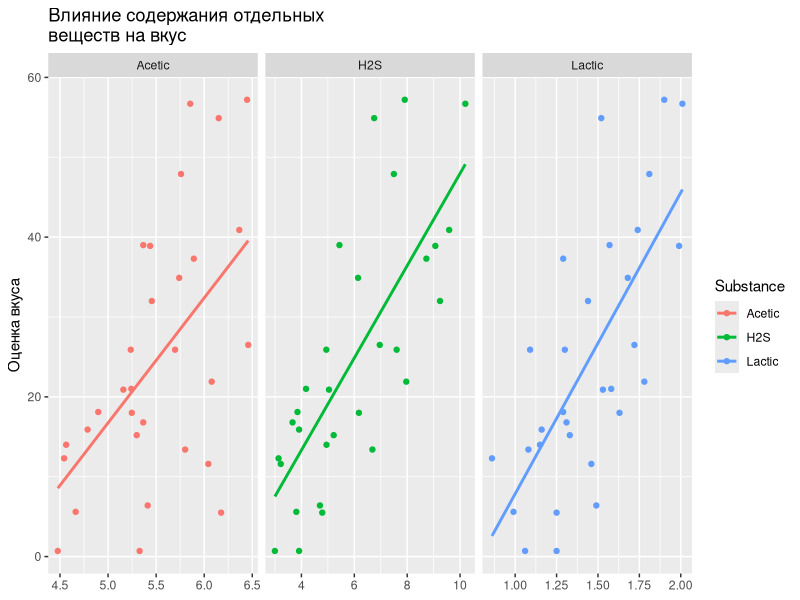
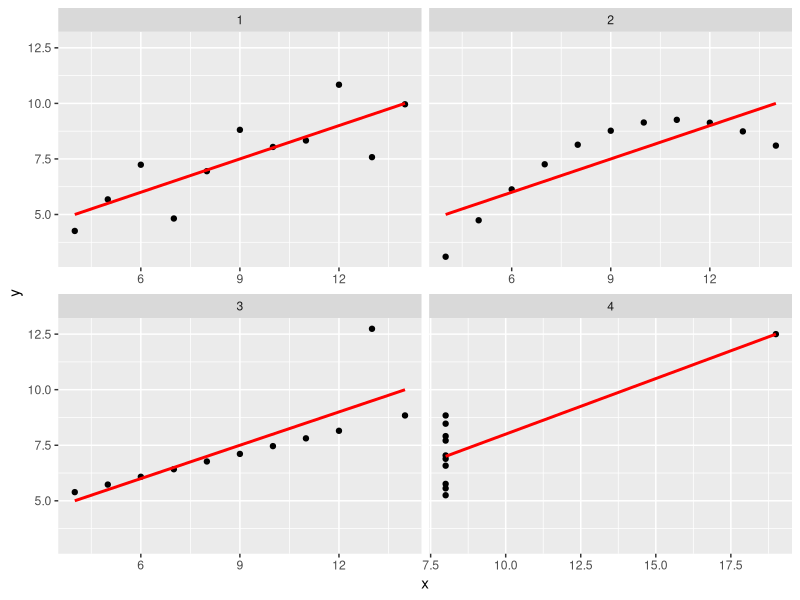
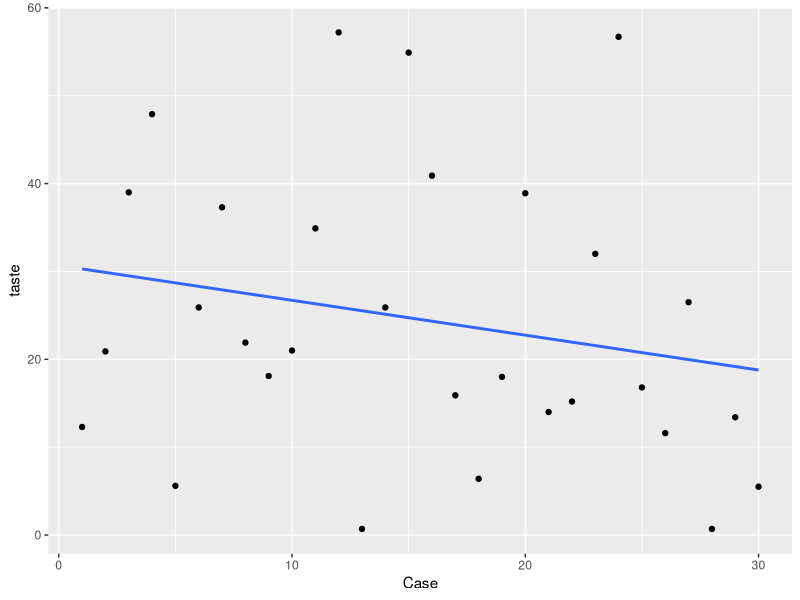
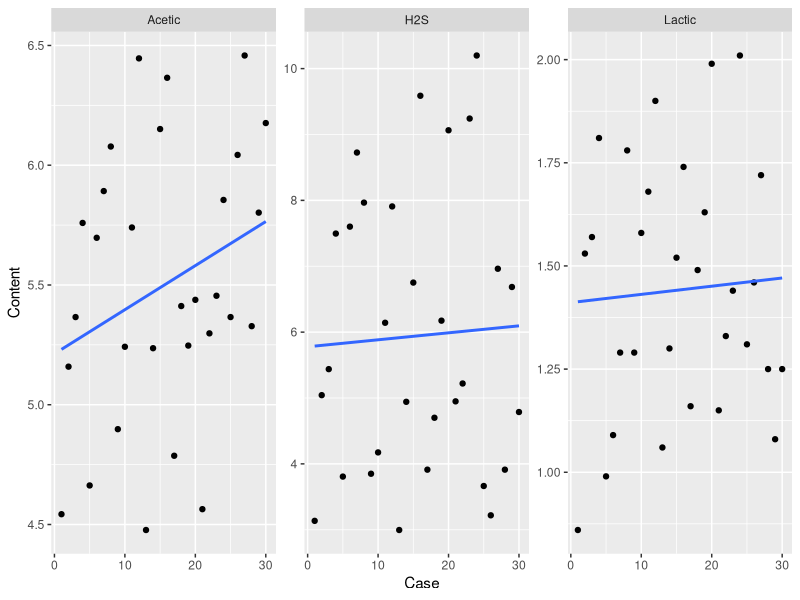
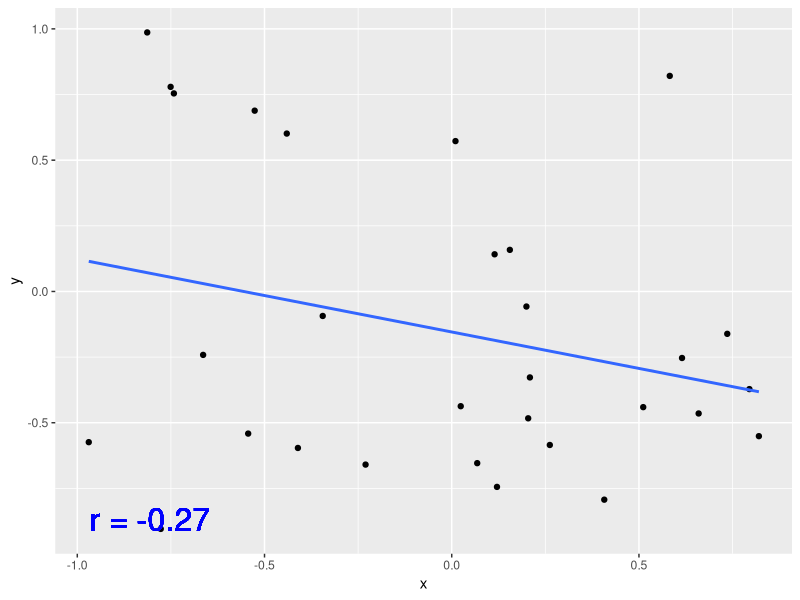
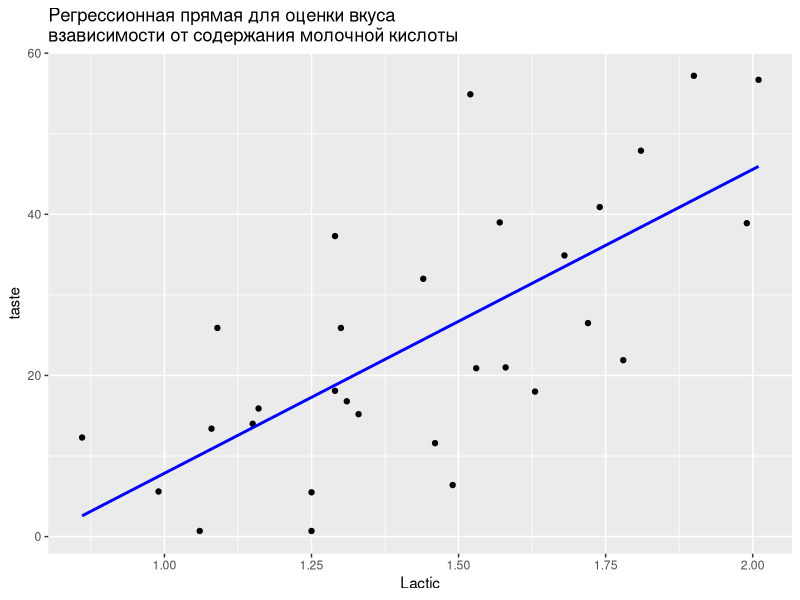
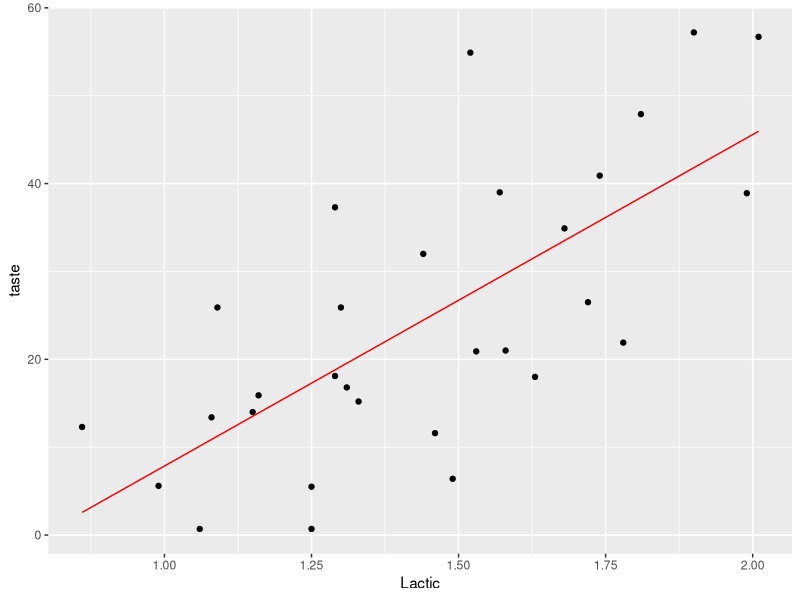
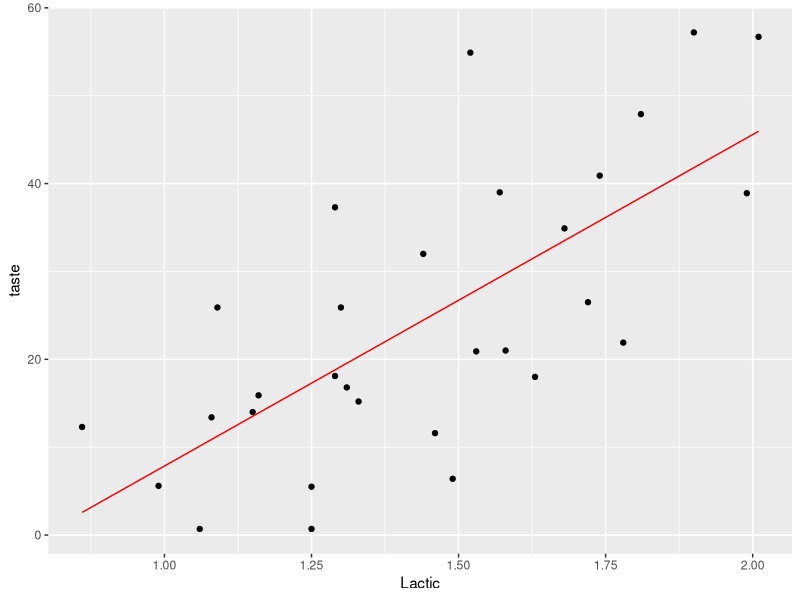

Recreate these plots in R, in order.
## ---- chunk 1
knitr::opts_chunk$set(echo = TRUE, warning = FALSE) 
## ---- chunk 2
suppressMessages(library(readr)) # считывание данных из текстовых файлов
suppressMessages(library(tidyverse)) # манипулирование данными 
suppressMessages(library(ggplot2)) # визуализация 
suppressMessages(library(GGally)) # построение матрицы диаграмм рассеяния 
suppressMessages(library(ggfortify)) # визуализация диагностических графиков
suppressMessages(library(modelr)) # вспомогательные функции для работы с моделями 
## ---- chunk 3
cheese <- read_tsv('data/cheese.txt', skip = 16)

glimpse(cheese) # Структура данных 
summary(cheese) # Описательная статистика + проверка пропущенных значений 
## ---- chunk 4

cheese_tall <- cheese %>% gather(key = 'Substance', value = 'Content',
Acetic:Lactic)

## ---- chunk 5

ggplot(data = cheese_tall, mapping = aes(x = Content, y = taste, color =
Substance)) + geom_point() + geom_smooth(method = 'lm', se = F) + facet_wrap(~
Substance, scales = "free_x") + labs(title = 'Влияние содержания отдельных
веществ на вкус', y = 'Оценка вкуса', x = NULL)

## ---- chunk 6
# Для двух столбцов: 
cor(cheese$taste, cheese$Acetic)

# Для всех столбцов (кроме Case): 
options(digits = 3) # число знаков после запятой в выводе 
corr.matrix <- cor(select(cheese, -Case)) 
corr.matrix

## ---- chunk 7
head(anscombe, 3) 
## ---- chunk 8
anscombe_tall_x <- anscombe %>%
  select(x1:x4) %>% 
  gather(key = 'case', value = 'x') %>%
  mutate(case = stringr::str_sub(case, start = 2))

anscombe_tall_y <- anscombe %>% 
  select(y1:y4) %>% 
  gather(key = 'case', value = 'y') %>% 
  select(-case)

anscombe_tall <- bind_cols(anscombe_tall_x, anscombe_tall_y)

head(anscombe_tall, 3) 
## ---- chunk 9

anscombe_tall %>% group_by(case) %>% summarize(r = cor(x, y))

## ---- chunk 10
ggplot(data = anscombe_tall, mapping = aes(x, y)) + 
  geom_point() + 
  facet_wrap(~ case, ncol = 2, scales = 'free_x') + 
  geom_smooth(method = 'lm', se = F, color = 'red')

## ---- chunk 11

# Количественная оценка выраженности связи 
cor(cheese)['Case', ] 
## ---- chunk 12
# Зависимость оценки вкуса от номера образца 
ggplot(data = cheese, mapping = aes(x = Case, y = taste)) + 
  geom_point() + 
  geom_smooth(method = 'lm', se = F)

# Зависимость содержания веществ от номера образца 
ggplot(data = cheese_tall, 
       mapping = aes(x = Case, y = Content)) + 
  geom_point() + 
  geom_smooth(method ='lm', se = F) + 
  facet_wrap(~ Substance, scales = 'free_y')

## ---- chunk 13
set.seed(3) 
independent <- tibble( x = runif(n=30, min=-1, max=1), 
                       y = runif(n=30, min=-1, max=1) )

r_independent <- with(independent, cor(x, y))

ggplot(data = independent, mapping = aes(x, y)) + 
  geom_point() + 
  geom_smooth(method = 'lm', se = F) + 
  geom_text(x = -1, y = -1, color = 'blue',
            vjust = -1, hjust = -0.1, size = 8, 
            label = paste('r =', round(r_independent,2))) 
## ---- chunk 14

with(independent, cor.test(x, y))
## ---- chunk 15
with(cheese, cor.test(taste, Case)) 
with(cheese, cor.test(taste, Acetic)) 
with(cheese, cor.test(taste, H2S)) 
with(cheese, cor.test(taste, Lactic)) 
## ---- chunk 16
cheese_corr <- Hmisc::rcorr(as.matrix(cheese)) 
cheese_corr 
## ---- chunk 17
ggplot(data = cheese, mapping = aes(Lactic, taste)) + 
  geom_point() + 
  geom_smooth(method=lm, se=F, color='blue') + 
  labs(title = 'Регрессионная прямая для оценки вкуса\nвзависимости от содержания молочной кислоты')

## ---- chunk 18
m_Lactic <- lm(taste ~ Lactic, data=cheese) 
# Выделение коэффициентов
coef_Lactic <- coef(m_Lactic) 
coef_Lactic 
## ---- chunk 19

names(m_Lactic) 

## ---- chunk 20
pred_Lactic <- cheese %>% add_predictions(m_Lactic)

ggplot(data = pred_Lactic) +
  geom_point(aes(Lactic, taste)) +
  geom_line(aes(Lactic, pred), color = 'red') +
  labs('Регрессионная прямая для оценки вкуса\nв зависимости от содержания молочной кислоты')

## ---- chunk 21

grid_Lactic <- cheese %>%
  data_grid(Lactic) %>%
  add_predictions(m_Lactic)

ggplot(data = pred_Lactic) +
  geom_point(aes(Lactic, taste)) +
  geom_line(aes(Lactic, pred), data = grid_Lactic, color = 'red') +
  labs('Регрессионная прямая для оценки вкуса\nв зависимости от содержания молочной кислоты')

## ---- chunk 22
ggplot(data = independent, mapping = aes(x, y)) + 
  geom_point() + 
  geom_smooth(method = 'lm', se = F) + 
  geom_text(x = -1, y = -1, color = 'blue',
            vjust = -1, hjust = -0.1, size = 8, 
            label = paste('r =', round(r_independent,2))) 
## ---- chunk 23

m_ind <- lm(y ~ x, data = independent) 
coef(m_ind) 

## ---- chunk 24
summary(m_ind)
## ---- chunk 25
confint(m_ind)
## ---- chunk 26
summary(m_Lactic)
confint(m_Lactic)

## ---- chunk 27
-29.9 + 37.7 * 1.5
## ---- chunk 28

ggplot(data = pred_Lactic, mapping = aes(Lactic, taste)) +
  geom_point() +
  geom_smooth(method = 'lm', 
              color = 'red') +
    geom_smooth(method = 'lm',
              level = .8,
              color = 'red') +
  labs('Регрессионная прямая для оценки вкуса\nв зависимости от содержания молочной кислоты')

## ---- chunk 29

# Сетка данных
grid_Lactic2 <- cheese %>%  data_grid(Lactic)

# Добавляем прогноз
pi_Lactic <- predict(m_Lactic, 
                        newdata = grid_Lactic2,
                        interval = 'prediction',
                        level = 0.95)

ci_Lactic <- predict(m_Lactic, 
                        newdata = grid_Lactic2,
                        interval = 'confidence',
                        level = 0.95)


pi_Lactic2 <- bind_cols(grid_Lactic2, as.data.frame(pi_Lactic))
ci_Lactic2 <- bind_cols(grid_Lactic2, as.data.frame(ci_Lactic))
## ---- chunk 30

ggplot(data = pred_Lactic) +
  geom_ribbon(aes(Lactic, ymin = lwr, ymax = upr), 
              data = pi_Lactic2,
              fill = 'lightskyblue') + 
  
  geom_ribbon(aes(Lactic, ymin = lwr, ymax = upr), 
              data = ci_Lactic2,
              fill = 'lightgray') +
  
  geom_line(aes(Lactic, fit), data = pi_Lactic2, color = 'red') +

  geom_point(aes(Lactic, taste)) +

  labs(title = 'Интервальный прогноз оценки вкуса\nв зависимости от содержания молочной кислоты')
